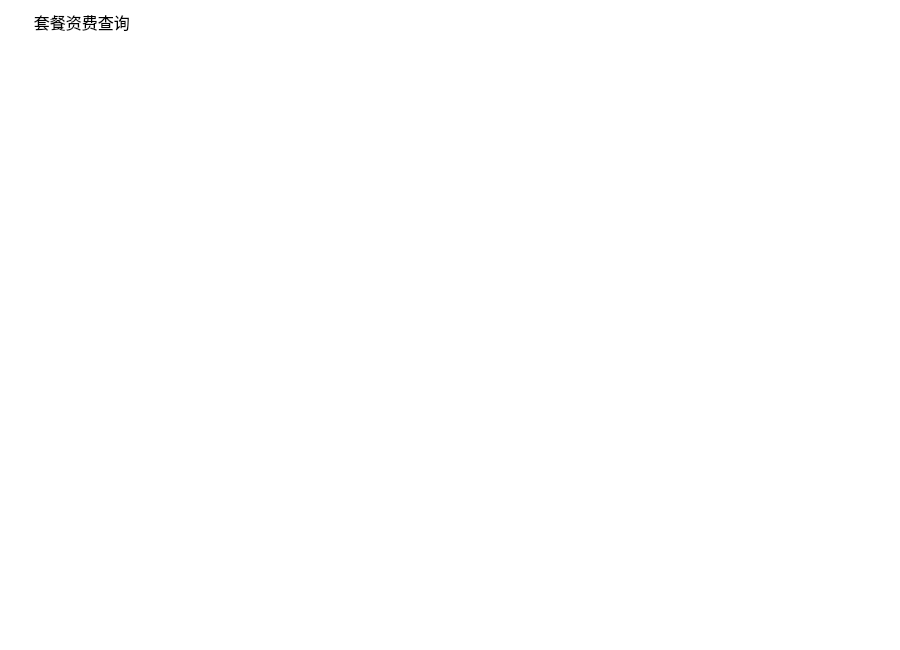
<?xml version="1.0" encoding="UTF-8"?>
<ui version="4.0">
 <class>tczfcx_ScrollArea</class>
 <widget class="QScrollArea" name="tczfcx_ScrollArea">
  <property name="geometry">
   <rect>
    <x>0</x>
    <y>0</y>
    <width>900</width>
    <height>650</height>
   </rect>
  </property>
  <property name="windowTitle">
   <string>ScrollArea</string>
  </property>
  <property name="styleSheet">
   <string notr="true">background-color: rgb(255, 255, 255);</string>
  </property>
  <property name="frameShape">
   <enum>QFrame::NoFrame</enum>
  </property>
  <property name="lineWidth">
   <number>0</number>
  </property>
  <property name="widgetResizable">
   <bool>true</bool>
  </property>
  <widget class="QWidget" name="scrollAreaWidgetContents">
   <property name="geometry">
    <rect>
     <x>0</x>
     <y>0</y>
     <width>900</width>
     <height>650</height>
    </rect>
   </property>
   <layout class="QGridLayout" name="gridLayout">
    <item row="0" column="0">
     <widget class="QLabel" name="label">
      <property name="font">
       <font>
        <family>微软雅黑</family>
        <pointsize>12</pointsize>
       </font>
      </property>
      <property name="styleSheet">
       <string notr="true">background-image: url(:/bg/images/mainframe/navigator.png);
background-repeat: no-repeat;</string>
      </property>
      <property name="text">
       <string>      套餐资费查询</string>
      </property>
     </widget>
    </item>
    <item row="0" column="1">
     <spacer name="horizontalSpacer">
      <property name="orientation">
       <enum>Qt::Horizontal</enum>
      </property>
      <property name="sizeType">
       <enum>QSizePolicy::Fixed</enum>
      </property>
      <property name="sizeHint" stdset="0">
       <size>
        <width>15</width>
        <height>25</height>
       </size>
      </property>
     </spacer>
    </item>
    <item row="1" column="0">
     <spacer name="horizontalSpacer_3">
      <property name="orientation">
       <enum>Qt::Horizontal</enum>
      </property>
      <property name="sizeHint" stdset="0">
       <size>
        <width>855</width>
        <height>1</height>
       </size>
      </property>
     </spacer>
    </item>
    <item row="1" column="1">
     <spacer name="horizontalSpacer_2">
      <property name="orientation">
       <enum>Qt::Horizontal</enum>
      </property>
      <property name="sizeType">
       <enum>QSizePolicy::Fixed</enum>
      </property>
      <property name="sizeHint" stdset="0">
       <size>
        <width>15</width>
        <height>1</height>
       </size>
      </property>
     </spacer>
    </item>
    <item row="2" column="0" colspan="2">
     <widget class="QTableWidget" name="tableWidget">
      <property name="styleSheet">
       <string notr="true">font: 14pt &quot;微软雅黑&quot;;</string>
      </property>
      <property name="frameShape">
       <enum>QFrame::NoFrame</enum>
      </property>
      <property name="lineWidth">
       <number>0</number>
      </property>
      <property name="autoScrollMargin">
       <number>0</number>
      </property>
      <property name="selectionMode">
       <enum>QAbstractItemView::ExtendedSelection</enum>
      </property>
      <property name="verticalScrollMode">
       <enum>QAbstractItemView::ScrollPerItem</enum>
      </property>
      <property name="horizontalScrollMode">
       <enum>QAbstractItemView::ScrollPerItem</enum>
      </property>
      <property name="gridStyle">
       <enum>Qt::SolidLine</enum>
      </property>
      <property name="sortingEnabled">
       <bool>false</bool>
      </property>
      <attribute name="horizontalHeaderCascadingSectionResizes">
       <bool>false</bool>
      </attribute>
      <attribute name="verticalHeaderCascadingSectionResizes">
       <bool>false</bool>
      </attribute>
      <attribute name="verticalHeaderDefaultSectionSize">
       <number>30</number>
      </attribute>
     </widget>
    </item>
   </layout>
  </widget>
 </widget>
 <resources/>
 <connections/>
</ui>
